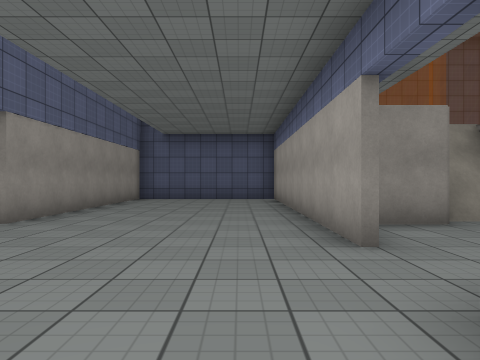
view 1 (above)

13 first-person views from a walk through a 3-D level made in the Unity game engine. The camera is 1.2 m above the floor, looks level and sees 70° across. The floor is counted in squares, 1.89 m on a side. Each view is taken from the middle of a square. On the plan, view 1 faces up. The plan holds only what a view shows up to about 10 squares ahead; the rest is blank. The place goes on beyond the plan. The player is left out. Surface patterns are stand-ins for the level's own textures.

view 2
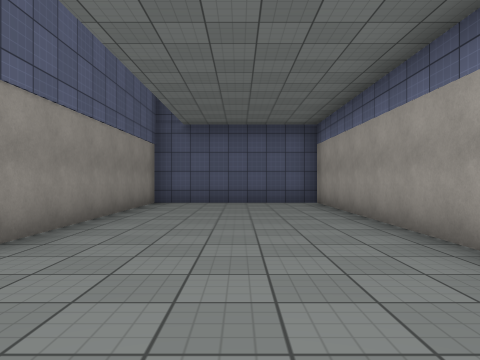

view 3
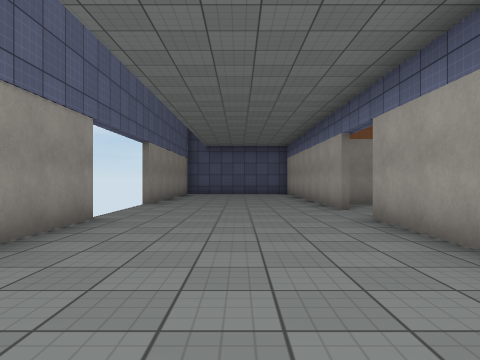

view 4
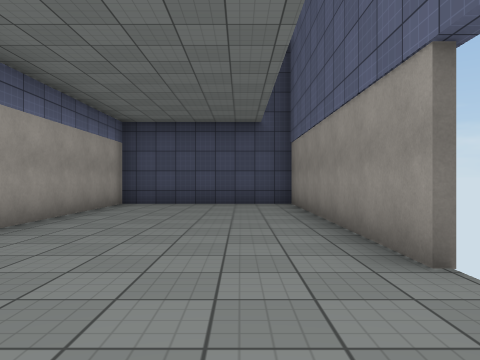

view 5
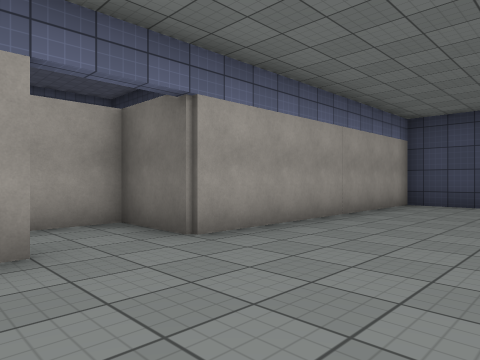

view 6
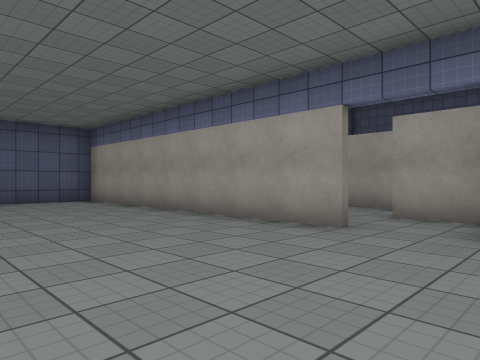

view 7
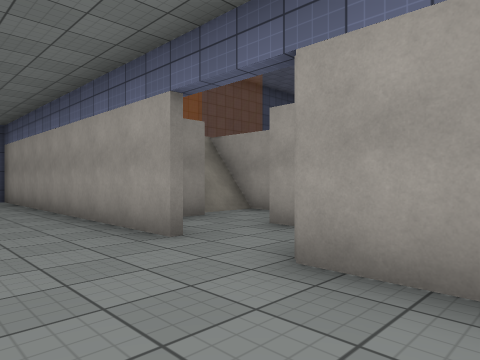

view 8
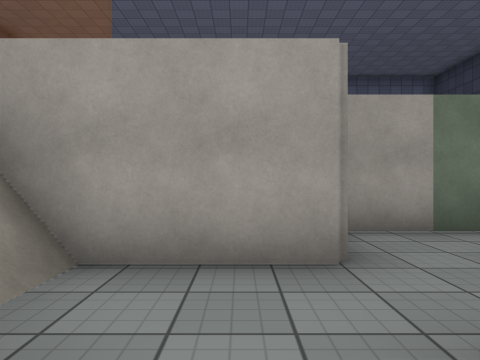

view 9
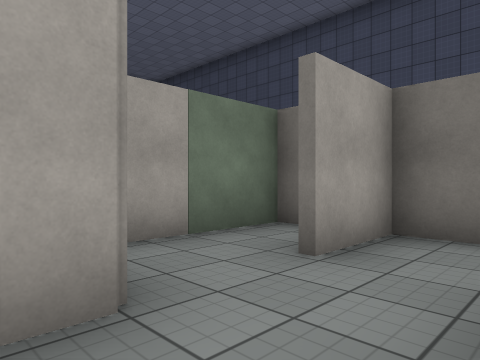

view 10
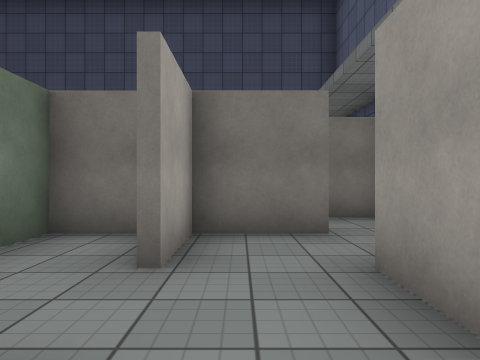

view 11
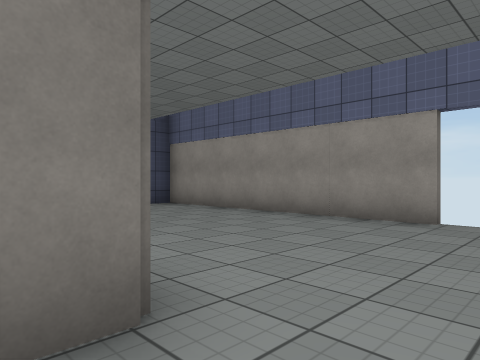

view 12
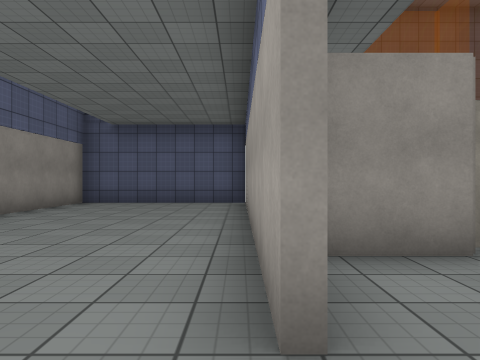

view 13
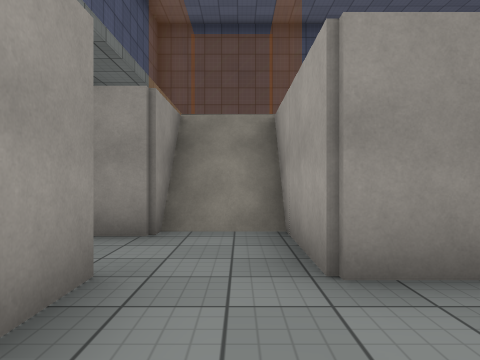

### Floor plan
Ten units are one square. View 1 is at (0, 0); x grows to the right and y downward. Boxes are objects, and circles mark ways between rooms. Rooms are numbered by the first view taken in them; rooms with no view inside come last. Other rooms are left out.
<svg viewBox="-39 -120 107 176">
<path fill="none" stroke="#000" d="M11 -31 11 -115 -34 -115 -34 -49M-34 -16 -34 51 11 51 11 -16 29 -16 29 -32M30 -32 30 -15M56 -32 46 -32 46 -58 30 -58 30 -49 16 -49M46 -55 30 -55M29 1 46 1 46 -16M51 1 63 1 63 -28M35 -53 30 -53"/>
<circle cx="20" cy="-40" r="3" fill="#2a7"/>
<text x="-10" y="-30">1</text>
<text x="40" y="-30">2</text>
</svg>
Room 1 opens to room 2.

Where each view was taken, in squares from view 1:
view 1: 0 up, 0 right, facing up
view 2: 2 up, 1 left, facing up
view 3: 4 down, 1 left, facing up
view 4: 4 up, 2 left, facing down
view 5: 4 up, 2 left, facing down-right
view 6: 1 up, 3 left, facing up-right
view 7: 0 up, 1 left, facing up-right
view 8: 4 up, 2 right, facing right
view 9: 4 up, 3 right, facing down-right
view 10: 4 up, 4 right, facing down
view 11: 3 up, 2 right, facing down-left
view 12: 2 up, 1 right, facing up
view 13: 1 up, 4 right, facing up
